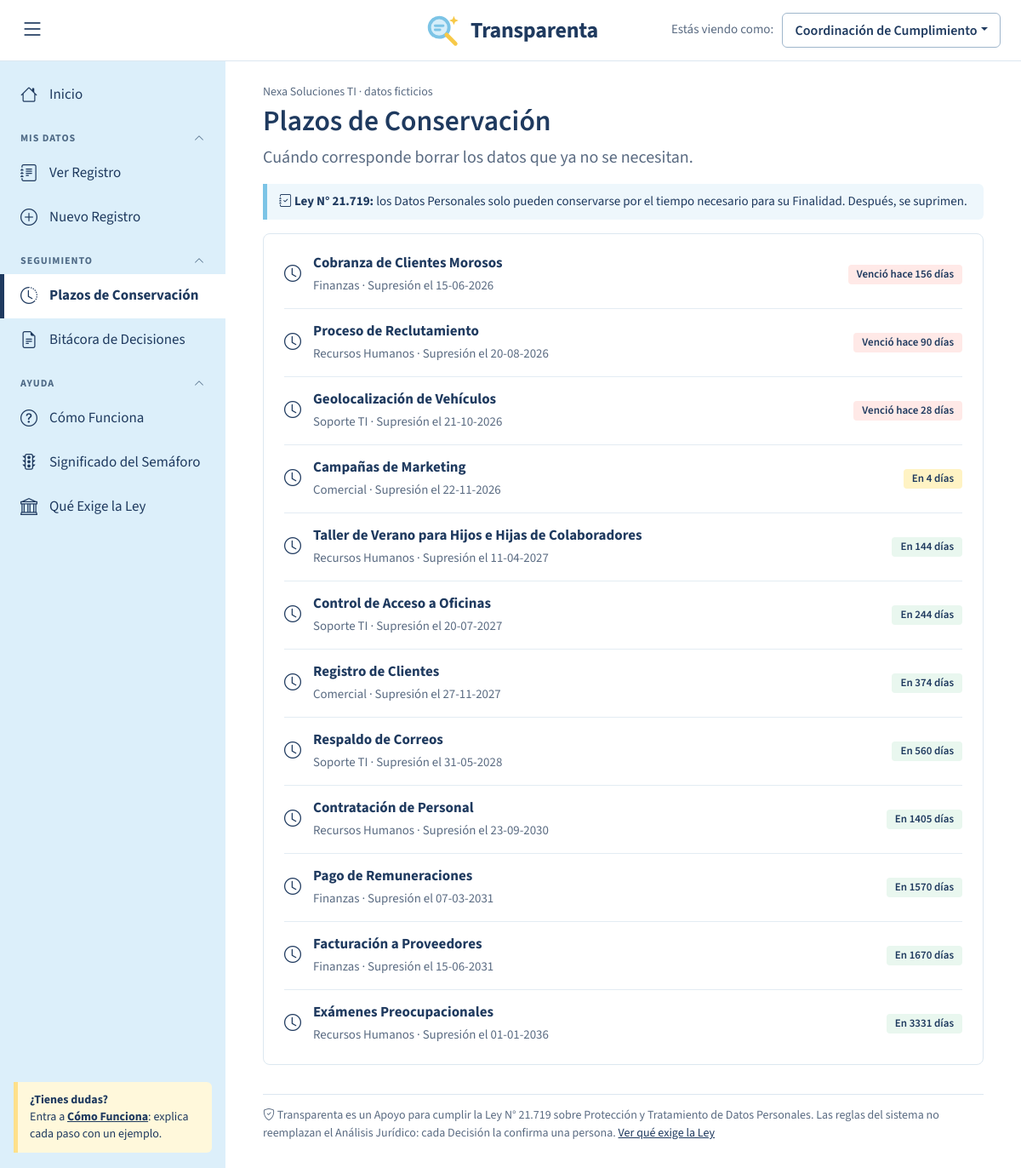
Page /plazos on the committed database.
### tables this page shows
CREATE TABLE tratamiento (
    id                  INTEGER PRIMARY KEY AUTOINCREMENT,
    area_id             INTEGER NOT NULL REFERENCES area(id),
    actividad           TEXT NOT NULL,
    finalidad           TEXT,
    categoria_dato      TEXT NOT NULL CHECK (categoria_dato IN ('Común','Económico','Sensible','Geolocalización')),
    detalle_datos       TEXT,
    grupo_titular       TEXT NOT NULL CHECK (grupo_titular IN ('Empleados','Empleados Externos','Proveedores','Clientes','Postulantes','Familiares de Empleados')),
    titulares           TEXT NOT NULL CHECK (titulares IN ('Adultos','Adolescentes (14-17)','Niños y niñas (<14)')),
    base_licitud        TEXT CHECK (base_licitud IN ('Consentimiento','Contrato','Obligación legal','Interés legítimo','Obligación económica','Defensa de derechos') OR base_licitud IS NULL),
    origen              TEXT,
    responsable         TEXT,
    plazo_meses         INTEGER,
    fecha_inicio        TEXT NOT NULL,
    tercero_id          INTEGER REFERENCES tercero(id),
    medidas_seguridad   TEXT,
    revisado_por        TEXT,
    fecha_revision      TEXT,
    suprimido           INTEGER NOT NULL DEFAULT 0 CHECK (suprimido IN (0,1))
);

CREATE TABLE area (
    id           INTEGER PRIMARY KEY AUTOINCREMENT,
    nombre       TEXT NOT NULL UNIQUE,
    responsable  TEXT
);

### APLICACION/app.py (the view)
@app.route("/plazos")
def plazos():
    filas = [f for f in cargar_filas() if f["dias"] is not None]
    filas.sort(key=lambda f: f["dias"])
    return render_template("plazos.html", filas=filas)

### APLICACION/app.py (called while the page is built)
def conectar():
    con = sqlite3.connect(RUTA_BD)
    con.row_factory = sqlite3.Row
    con.execute("PRAGMA foreign_keys = ON")
    return con

def sumar_meses(fecha, meses):
    m = fecha.month - 1 + meses
    anio, mes = fecha.year + m // 12, m % 12 + 1
    dia = min(fecha.day, [31, 29 if anio % 4 == 0 and (anio % 100 != 0 or anio % 400 == 0) else 28,
                          31, 30, 31, 30, 31, 31, 30, 31, 30, 31][mes - 1])
    return date(anio, mes, dia)

def lista_areas():
    con = conectar()
    areas = con.execute("SELECT * FROM area ORDER BY id").fetchall()
    con.close()
    return areas

def cargar_filas():
    con = conectar()
    filas = []
    for t in con.execute(CONSULTA + " WHERE t.suprimido = 0 ORDER BY t.id"):
        brechas, semaforo, supresion, dias = analizar(t)
        filas.append({"t": t, "brechas": brechas, "semaforo": semaforo, "supresion": supresion, "dias": dias})
    con.close()
    if session.get("rol") == "area":          # el Responsable de Área solo ve su área
        filas = [f for f in filas if f["t"]["area_id"] == session.get("area_id", 1)]
    return filas

def titulo(texto):
    if not texto: return texto
    palabras, salida = str(texto).split(" "), []
    for i, p in enumerate(palabras):
        pura = p.strip("«»()¿?¡!,.")
        if i > 0 and pura.lower() in MENORES: salida.append(p)
        elif p[:1] in "«(" and len(p) > 1: salida.append(p[0] + p[1:2].upper() + p[2:])
        else: salida.append(p[:1].upper() + p[1:])
    return " ".join(salida)

@app.context_processor
def contexto():
    rol = session.get("rol", "coord")
    areas = lista_areas()
    area_id = session.get("area_id", 1)
    area = next((a for a in areas if a["id"] == area_id), areas[0])
    return {"rol": rol, "areas_menu": areas, "area_actual": area, "ep": request.endpoint}

### APLICACION/templates/plazos.html (shortened to what this page needs)
{% extends "base.html" %}
{% block contenido %}
<h1>Plazos de Conservación</h1><div class="muted fs-5 mb-3">Cuándo corresponde borrar los datos que ya no se necesitan.</div>
<div class="ley mb-3"><i class="bi bi-journal-check"></i> <b>Ley N°&nbsp;21.719:</b> los Datos Personales solo pueden conservarse por el tiempo necesario para su Finalidad. Después, se suprimen.</div>
<div class="tarjeta py-2">
{% for f in filas %}<div class="fila"><i class="bi bi-clock fs-5"></i>
 <span class="flex-fill"><a class="fw-bold text-decoration-none" style="color:var(--marino)" href="{{ url_for('detalle', tid=f.t.id) }}">{{ f.t.actividad|titulo }}</a><br><span class="muted small">{{ f.t.area_nombre }} · Supresión el {{ f.supresion.strftime('%d-%m-%Y') }}</span></span>
 {% if f.dias < 0 %}<span class="pastilla" style="background:#FFE9E7">Venció hace {{ -f.dias }} días</span>{% elif f.dias <= 30 %}<span class="pastilla" style="background:#FFF3C4">En {{ f.dias }} días</span>{% else %}<span class="pastilla" style="background:#E9F7EF">En {{ f.dias }} días</span>{% endif %}</div>
{% else %}<div class="fila muted">No hay Plazos definidos.</div>{% endfor %}
</div>
{% endblock %}

### APLICACION/templates/base.html (shortened to what this page needs)
<!doctype html>
<html lang="es">
<head>
<link rel="stylesheet" href="{{ url_for('static', filename='vendor/bootstrap.min.css') }}">
<link rel="stylesheet" href="{{ url_for('static', filename='vendor/bootstrap-icons.min.css') }}">
<link rel="stylesheet" href="{{ url_for('static', filename='app.css') }}">
</head>
<body>
{% set g_datos = ep in ('registro','detalle','nuevo') %}
{% set g_seg = ep in ('plazos','bitacora') %}
{% set g_ayuda = ep in ('como','semaforo','ley') %}
<header class="topbar">
  <button class="burger" id="burger" aria-label="Mostrar u ocultar el menú"><i class="bi bi-list"></i></button>
  <a class="logo" href="{{ url_for('inicio') }}" title="Volver al Inicio">
    <b>Transparenta</b></a>
  <div class="rolsel"><span class="muted">Estás viendo como:</span>
    <div class="dropdown"><button class="btn dropdown-toggle" data-bs-toggle="dropdown">{% if rol=='area' %}Responsable de Área · {{ area_actual.nombre }}{% else %}Coordinación de Cumplimiento{% endif %}</button>
      </div></div>
</header>
<div class="cuerpo">
  <nav class="side" id="side" aria-label="Menú principal">
    <a class="nv {{ 'on' if ep=='inicio' }}" href="{{ url_for('inicio') }}"><i class="bi bi-house"></i>Inicio</a>
    <button class="sec {{ '' if True else 'collapsed' }}" data-bs-toggle="collapse" data-bs-target="#m-datos" aria-expanded="true">MIS DATOS<i class="bi bi-chevron-up"></i></button>
    <div class="collapse show" id="m-datos">
      <a class="nv {{ 'on' if ep in ('registro','detalle') }}" href="{{ url_for('registro') }}"><i class="bi bi-journal-text"></i>Ver Registro</a>
      <a class="nv {{ 'on' if ep=='nuevo' }}" href="{{ url_for('nuevo') }}"><i class="bi bi-plus-circle"></i>Nuevo Registro</a></div>
    <button class="sec" data-bs-toggle="collapse" data-bs-target="#m-seg" aria-expanded="true">SEGUIMIENTO<i class="bi bi-chevron-up"></i></button>
    <div class="collapse show" id="m-seg">
      <a class="nv {{ 'on' if ep=='plazos' }}" href="{{ url_for('plazos') }}"><i class="bi bi-clock-history"></i>Plazos de Conservación</a>
      <a class="nv {{ 'on' if ep=='bitacora' }}" href="{{ url_for('bitacora') }}"><i class="bi bi-file-earmark-text"></i>Bitácora de Decisiones</a></div>
    <button class="sec" data-bs-toggle="collapse" data-bs-target="#m-ayuda" aria-expanded="true">AYUDA<i class="bi bi-chevron-up"></i></button>
    <div class="collapse show" id="m-ayuda">
      <a class="nv {{ 'on' if ep=='como' }}" href="{{ url_for('como') }}"><i class="bi bi-question-circle"></i>Cómo Funciona</a>
      <a class="nv {{ 'on' if ep=='semaforo' }}" href="{{ url_for('semaforo_ayuda') }}"><i class="bi bi-stoplights"></i>Significado del Semáforo</a>
      <a class="nv {{ 'on' if ep=='ley' }}" href="{{ url_for('ley') }}"><i class="bi bi-bank"></i>Qué Exige la Ley</a></div>
    <div class="ayuda"><b>¿Tienes dudas?</b><br>Entra a <a href="{{ url_for('como') }}"><b>Cómo Funciona</b></a>: explica cada paso con un ejemplo.</div>
  </nav>
  <main class="contenido">
    <div class="migas">Nexa Soluciones TI · datos ficticios</div>
    {% block contenido %}{% endblock %}
    <div class="pie"><i class="bi bi-shield-check"></i> Transparenta es un Apoyo para cumplir la Ley N°&nbsp;21.719 sobre Protección y Tratamiento de Datos Personales. Las reglas del sistema no reemplazan el Análisis Jurídico: cada Decisión la confirma una persona. <a href="{{ url_for('ley') }}">Ver qué exige la Ley</a></div>
  </main>
</div>
</body>
</html>

### APLICACION/static/app.css (style rules this page uses)
:root { --marino:#1F3A5F;--gris:#5A6B82;--celeste:#DCEFFA;--celeste2:#BFE3F2;--celeste3:#EEF7FC;--vainilla:#FFF3C4;--banana:#FFE08A; --menta:#E9F7EF;--rosa:#FFE9E7;--lila:#EFEAFB;--rojo:#EE7B76;--amar:#F7D060;--verde:#7DCB9C;--borde:#DCE7F0;--azul:#7CC4E6; --bs-link-color:#1F3A5F;--bs-link-hover-color:#0F2A4A;--bs-link-color-rgb:31,58,95; --bs-body-font-family:'Source Sans 3','Segoe UI',Arial,sans-serif;--bs-body-color:#1F3A5F;--bs-body-bg:#fff;--bs-border-radius:.4rem }
body { font-size:17px }
h1,h2 { font-weight:600;color:var(--marino) }
h1 { font-size:2.1rem;margin-bottom:.4rem }
.muted { color:var(--gris) }
.topbar { height:72px;border-bottom:1px solid var(--borde);display:grid;grid-template-columns:1fr auto 1fr;align-items:center;padding:0 24px;background:#fff;position:sticky;top:0;z-index:20 }
.logo { display:flex;align-items:center;gap:10px;text-decoration:none;color:var(--marino) }
.logo b { font-size:26px;font-weight:700;letter-spacing:-.01em }
.burger { background:none;border:0;font-size:28px;color:var(--marino);justify-self:start;padding:0 }
.rolsel { justify-self:end;display:flex;align-items:center;gap:10px;font-size:15px }
.rolsel .btn { border:1px solid #9FB6CC;background:#fff;color:var(--marino);font-weight:600;padding:.45rem .9rem }
.cuerpo { display:flex;min-height:calc(100vh - 72px) }
.side { background:var(--celeste);width:265px;flex:none;padding:14px 0 18px;display:flex;flex-direction:column }
.nv { display:flex;align-items:center;gap:14px;padding:11px 24px;color:var(--marino);text-decoration:none;font-size:17px }
.nv.on { background:#fff;border-left:5px solid var(--marino);padding-left:19px;font-weight:700 }
.nv i { font-size:20px }
.sec { width:100%;border:0;background:none;display:flex;justify-content:space-between;font-size:12px;font-weight:700;letter-spacing:.08em;color:#4F6A86;padding:16px 24px 6px;text-align:left }
.sec i { font-size:12px;transition:.2s }
.ayuda { margin:auto 16px 0;background:#FFF8DB;border-left:5px solid var(--banana);border-radius:0 6px 6px 0;padding:12px 14px;font-size:14px;line-height:1.4 }
.contenido { flex:1;min-width:0;padding:26px 44px 30px }
.migas { font-size:14px;color:var(--gris);margin-bottom:4px }
.tarjeta { border:1px solid var(--borde);border-radius:8px;padding:20px 24px;background:#fff }
.btn { border-radius:6px;font-weight:600;padding:.5rem 1.1rem }
.pastilla { display:inline-block;padding:2px 10px;border-radius:4px;font-weight:600;font-size:13px }
.fila { display:flex;gap:14px;align-items:center;padding:14px 0;border-top:1px solid #E3ECF3 }
.fila:first-child { border-top:0 }
.ley { background:var(--celeste3);border-left:5px solid var(--azul);border-radius:0 6px 6px 0;padding:10px 14px;font-size:15px }
.pie { border-top:1px solid var(--borde);margin-top:34px;padding-top:14px;font-size:14px;color:var(--gris) }

### rows in the picture
tratamiento: t.actividad|titulo "Cobranza de Clientes Morosos"
area: t.area_nombre "Finanzas" "Finanzas" "Finanzas"
tratamiento: t.actividad|titulo "Proceso de Reclutamiento"
area: t.area_nombre "Recursos Humanos" "Recursos Humanos" "Recursos Humanos" "Recursos Humanos"
tratamiento: t.actividad|titulo "Geolocalización de Vehículos"
area: t.area_nombre "Soporte TI" "Soporte TI" "Soporte TI"
tratamiento: t.actividad|titulo "Campañas de Marketing"
area: t.area_nombre "Comercial" "Comercial"
tratamiento: t.actividad|titulo "Taller de Verano para Hijos e Hijas de Colaboradores"
tratamiento: t.actividad|titulo "Control de Acceso a Oficinas"
tratamiento: t.actividad|titulo "Registro de Clientes"
tratamiento: t.actividad|titulo "Respaldo de Correos"
tratamiento: t.actividad|titulo "Contratación de Personal"
tratamiento: t.actividad|titulo "Pago de Remuneraciones"
tratamiento: t.actividad|titulo "Facturación a Proveedores"
tratamiento: t.actividad|titulo "Exámenes Preocupacionales"

### other values in the picture
{{ f.supresion.strftime('%d-%m-%Y') }} "15-06-2026" "20-08-2026" "21-10-2026" "22-11-2026" "11-04-2027" "20-07-2027" "27-11-2027" "31-05-2028" "23-09-2030" "07-03-2031" "15-06-2031" "01-01-2036"
{{ f.dias }} "156" "90" "28"
{{ f.dias }} "4"
{{ f.dias }} "144" "244" "374" "560" "1405" "1570" "1670" "3331"
